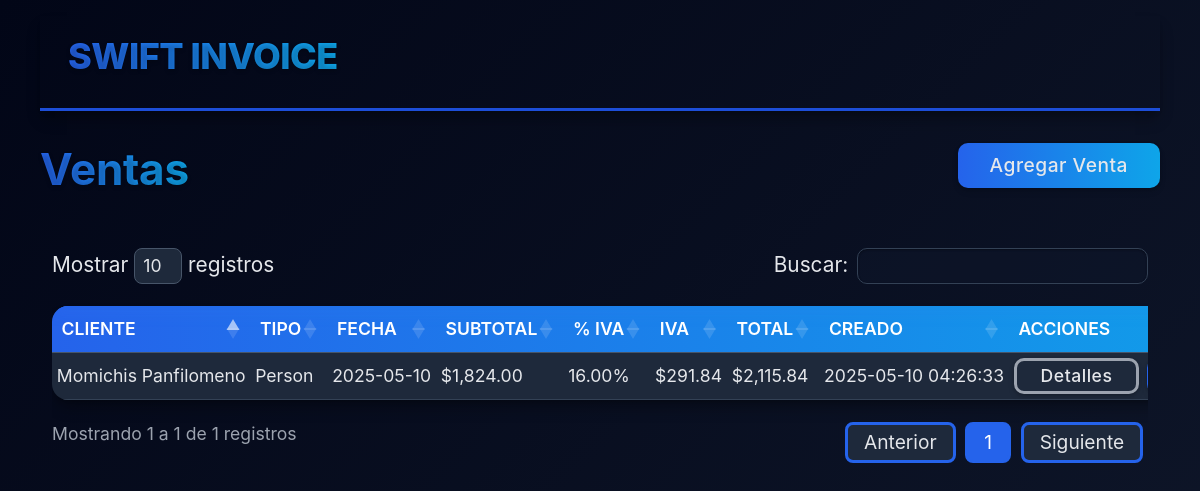
The page /modules/sales/index.php (signed in) on the database its author committed.
### tables this page shows
CREATE TABLE `sales` (
  `id` int(11) NOT NULL,
  `client_id` int(11) NOT NULL,
  `sale_date` date NOT NULL,
  `subtotal` decimal(10,2) NOT NULL,
  `tax_percentage` decimal(5,2) NOT NULL,
  `tax_amount` decimal(10,2) NOT NULL,
  `total` decimal(10,2) NOT NULL,
  `created_at` timestamp NOT NULL DEFAULT current_timestamp(),
  `client_type` enum('person','company') NOT NULL DEFAULT 'person'
);

CREATE TABLE `clients` (
  `id` int(11) NOT NULL,
  `first_name` varchar(50) NOT NULL,
  `last_name` varchar(50) NOT NULL,
  `mother_last_name` varchar(50) DEFAULT NULL,
  `phone` varchar(20) DEFAULT NULL,
  `email` varchar(100) DEFAULT NULL,
  `rfc` varchar(13) DEFAULT NULL,
  `address` text DEFAULT NULL,
  `created_at` timestamp NOT NULL DEFAULT current_timestamp()
);

### modules/sales/index.php (the view, shortened to what this page needs)
<?php
require_once '../../includes/header.php';
$db = new Database();
$conn = $db->connect();
$stmt = $conn->query("
    SELECT
        sales.*,
        clients.first_name, clients.last_name,
        companies.business_name
    FROM sales
    LEFT JOIN clients ON (sales.client_type = 'person' AND sales.client_id = clients.id)
    LEFT JOIN companies ON (sales.client_type = 'company' AND sales.client_id = companies.id)
    ORDER BY sale_date DESC
");
$sales = $stmt->fetchAll(PDO::FETCH_ASSOC);
?>
<!DOCTYPE html>
<html lang="es">
<head>
    <link href="https://cdn.jsdelivr.net/npm/bootstrap@5.3.0/dist/css/bootstrap.min.css" rel="stylesheet">
    <link rel="stylesheet" href="/swift_invoice/assets/css/tableClients.css">
    <link rel="stylesheet" href="https://cdn.datatables.net/1.13.6/css/dataTables.bootstrap5.min.css">
</head>
<body>
<nav class="navbar navbar-expand navbar-custom py-2 sticky-top">
    <div class="container-fluid">
        <a class="navbar-brand navbar-brand-custom ms-3" href="/swift_invoice">SWIFT INVOICE</a>
    </div>
</nav>
<div class="card-header d-flex justify-content-between align-items-center">
    <h2 class="card-title">Ventas</h2>
    <a href="create.php" class="btnAgregar">Agregar Venta</a>
</div>
<main class="container mt-4">
    <?php if (empty($sales)): ?>
        <p>No hay ventas registradas.</p>
    <?php else: ?>
        <div class="table-responsive">
            <table id="ventasTable" class="styled-table display nowrap">
                <thead>
                    <tr>
                        <th>Cliente</th>
                        <th>Tipo</th>
                        <th>Fecha</th>
                        <th>Subtotal</th>
                        <th>% IVA</th>
                        <th>IVA</th>
                        <th>Total</th>
                        <th>Creado</th>
                        <th>Acciones</th>
                    </tr>
                </thead>
                <tbody>
                    <?php foreach ($sales as $sale): ?>
                        <tr>
                            <td>
                                <?php
                                    if ($sale['client_type'] === 'person') {
                                        echo htmlspecialchars($sale['last_name'] . ' ' . $sale['first_name']);
                                    } elseif ($sale['client_type'] === 'company') {
                                        echo htmlspecialchars($sale['business_name']);
                                    } else {
                                        echo 'Cliente desconocido';
                                    }
                                ?>
                            </td>
                            <td><?php echo ucfirst($sale['client_type']); ?></td>
                            <td><?php echo htmlspecialchars($sale['sale_date']); ?></td>
                            <td>$<?php echo number_format($sale['subtotal'], 2); ?></td>
                            <td><?php echo $sale['tax_percentage']; ?>%</td>
                            <td>$<?php echo number_format($sale['tax_amount'], 2); ?></td>
                            <td>$<?php echo number_format($sale['total'], 2); ?></td>
                            <td><?php echo htmlspecialchars($sale['created_at']); ?></td>
                            <td>
                                <div class="d-flex gap-2">
                                    <a href="view.php?id=<?php echo $sale['id']; ?>" class="btnDetails">Detalles</a>
                                </div>
                            </td>
                        </tr>
                    <?php endforeach; ?>
                </tbody>
            </table>
        </div>
    <?php endif; ?>
</main>
<?php
require_once '../../includes/footer.php';
?>

### assets/css/main.css (style rules this page uses)
:root { --primary: #2563eb; --primary-dark: #1d4ed8; --secondary: #0ea5e9; --text: #e5e7eb; --text-light: #9ca3af; --bg-dark: #0f172a; --card-bg: #1e293b; --border: #334155; --danger: #ef4444; --shadow: 0 10px 15px -3px rgba(0, 0, 0, 0.3), 0 4px 6px -4px rgba(0, 0, 0, 0.3); }
body { font-family: 'Segoe UI', Tahoma, Geneva, Verdana, sans-serif; margin: 0; padding: 0; background-color: var(--bg-dark); color: var(--text); }
.container { width: 100%; max-width: 1200px; margin: 0 auto; padding: 0 15px; }
.card-title { font-size: 1.3rem; font-weight: 700; margin: 0; margin-bottom: 0.5rem; }

### assets/css/dashboard.css (style rules this page uses)
:root { --primary: #2563eb; --primary-dark: #1d4ed8; --primary-light: rgba(37, 99, 235, 0.1); --secondary: #0ea5e9; --text: #e5e7eb; --text-light: #9ca3af; --text-lighter: #6b7280; --bg-dark: #0f172a; --bg-darker: #020617; --card-bg: #1e293b; --card-hover: #334155; --border-dark: #334155; --border-light: #475569; --danger: #ef4444; --success: #10b981; --warning: #f59e0b; --purple: #8b5cf6; --shadow: 0 10px 15px -3px rgba(0, 0, 0, 0.3), 0 4px 6px -4px rgba(0, 0, 0, 0.3); --shadow-hover: 0 20px 25px -5px rgba(0, 0, 0, 0.4), 0 10px 10px -5px rgba(0, 0, 0, 0.2); --glow: 0 0 15px rgba(59, 130, 246, 0.4); --transition-smooth: all 0.3s cubic-bezier(0.25, 0.8, 0.25, 1); --transition-bounce: all 0.4s cubic-bezier(0.175, 0.885, 0.32, 1.275); --radius-sm: 0.5rem; --radius-md: 1rem; --radius-lg: 1.5rem; --radius-xl: 2rem; }
.card-title { font-size: 1.6rem; color: var(--text); margin-bottom: 1rem; font-weight: 700; letter-spacing: -0.25px; position: relative; display: inline-block; }
.card-title::after { content: ''; position: absolute; bottom: -5px; left: 0; width: 40px; height: 2px; background: currentColor; transition: width 0.3s ease; }

### rows shown on the page
sales: client.first_name "Momichis Panfilomeno", client_type "Person", sale_date "2025-05-10", subtotal "1,824.00", tax_percentage "16.00", tax_amount "291.84", total "2,115.84", created_at "2025-05-10 04:26:33"
